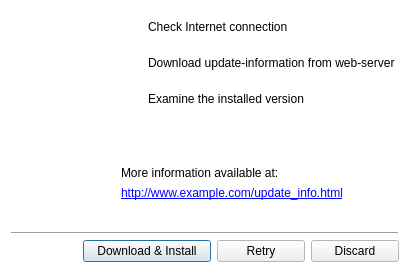
<?xml version="1.0" encoding="UTF-8"?>
<ui version="4.0">
 <class>UpdaterDialog</class>
 <widget class="QDialog" name="UpdaterDialog">
  <property name="windowModality">
   <enum>Qt::ApplicationModal</enum>
  </property>
  <property name="geometry">
   <rect>
    <x>0</x>
    <y>0</y>
    <width>410</width>
    <height>273</height>
   </rect>
  </property>
  <property name="palette">
   <palette>
    <active>
     <colorrole role="Base">
      <brush brushstyle="SolidPattern">
       <color alpha="255">
        <red>255</red>
        <green>255</green>
        <blue>255</blue>
       </color>
      </brush>
     </colorrole>
     <colorrole role="Window">
      <brush brushstyle="SolidPattern">
       <color alpha="255">
        <red>255</red>
        <green>255</green>
        <blue>255</blue>
       </color>
      </brush>
     </colorrole>
    </active>
    <inactive>
     <colorrole role="Base">
      <brush brushstyle="SolidPattern">
       <color alpha="255">
        <red>255</red>
        <green>255</green>
        <blue>255</blue>
       </color>
      </brush>
     </colorrole>
     <colorrole role="Window">
      <brush brushstyle="SolidPattern">
       <color alpha="255">
        <red>255</red>
        <green>255</green>
        <blue>255</blue>
       </color>
      </brush>
     </colorrole>
    </inactive>
    <disabled>
     <colorrole role="Base">
      <brush brushstyle="SolidPattern">
       <color alpha="255">
        <red>255</red>
        <green>255</green>
        <blue>255</blue>
       </color>
      </brush>
     </colorrole>
     <colorrole role="Window">
      <brush brushstyle="SolidPattern">
       <color alpha="255">
        <red>255</red>
        <green>255</green>
        <blue>255</blue>
       </color>
      </brush>
     </colorrole>
    </disabled>
   </palette>
  </property>
  <property name="windowTitle">
   <string>Web-Update</string>
  </property>
  <property name="windowIcon">
   <iconset resource="../res/resources.qrc">
    <normaloff>:/buttons/update.png</normaloff>:/buttons/update.png</iconset>
  </property>
  <property name="modal">
   <bool>true</bool>
  </property>
  <layout class="QHBoxLayout" name="horizontalLayout_2">
   <item>
    <layout class="QVBoxLayout" name="verticalLayout_3">
     <item>
      <layout class="QHBoxLayout" name="horizontalLayout">
       <item>
        <layout class="QVBoxLayout" name="verticalLayout">
         <item>
          <widget class="QLabel" name="logo">
           <property name="minimumSize">
            <size>
             <width>72</width>
             <height>72</height>
            </size>
           </property>
           <property name="maximumSize">
            <size>
             <width>72</width>
             <height>72</height>
            </size>
           </property>
           <property name="text">
            <string/>
           </property>
           <property name="pixmap">
            <pixmap resource="../res/resources.qrc">:/images/update.png</pixmap>
           </property>
           <property name="scaledContents">
            <bool>true</bool>
           </property>
          </widget>
         </item>
         <item>
          <spacer name="verticalSpacer">
           <property name="orientation">
            <enum>Qt::Vertical</enum>
           </property>
           <property name="sizeHint" stdset="0">
            <size>
             <width>0</width>
             <height>0</height>
            </size>
           </property>
          </spacer>
         </item>
        </layout>
       </item>
       <item>
        <spacer name="horizontalSpacer">
         <property name="orientation">
          <enum>Qt::Horizontal</enum>
         </property>
         <property name="sizeType">
          <enum>QSizePolicy::Fixed</enum>
         </property>
         <property name="sizeHint" stdset="0">
          <size>
           <width>32</width>
           <height>20</height>
          </size>
         </property>
        </spacer>
       </item>
       <item>
        <layout class="QVBoxLayout" name="verticalLayout_2">
         <item>
          <spacer name="verticalSpacer_3">
           <property name="orientation">
            <enum>Qt::Vertical</enum>
           </property>
           <property name="sizeType">
            <enum>QSizePolicy::Fixed</enum>
           </property>
           <property name="sizeHint" stdset="0">
            <size>
             <width>20</width>
             <height>6</height>
            </size>
           </property>
          </spacer>
         </item>
         <item>
          <layout class="QHBoxLayout" name="horizontalLayout_3">
           <item>
            <widget class="QLabel" name="icon_phase1">
             <property name="minimumSize">
              <size>
               <width>16</width>
               <height>16</height>
              </size>
             </property>
             <property name="maximumSize">
              <size>
               <width>16</width>
               <height>16</height>
              </size>
             </property>
             <property name="text">
              <string/>
             </property>
             <property name="pixmap">
              <pixmap resource="../res/resources.qrc">:/buttons/clock.png</pixmap>
             </property>
            </widget>
           </item>
           <item>
            <spacer name="horizontalSpacer_3">
             <property name="orientation">
              <enum>Qt::Horizontal</enum>
             </property>
             <property name="sizeType">
              <enum>QSizePolicy::Fixed</enum>
             </property>
             <property name="sizeHint" stdset="0">
              <size>
               <width>5</width>
               <height>20</height>
              </size>
             </property>
            </spacer>
           </item>
           <item>
            <widget class="QLabel" name="label_phase1">
             <property name="sizePolicy">
              <sizepolicy hsizetype="Expanding" vsizetype="Preferred">
               <horstretch>0</horstretch>
               <verstretch>0</verstretch>
              </sizepolicy>
             </property>
             <property name="text">
              <string>Check Internet connection</string>
             </property>
            </widget>
           </item>
          </layout>
         </item>
         <item>
          <spacer name="verticalSpacer_4">
           <property name="orientation">
            <enum>Qt::Vertical</enum>
           </property>
           <property name="sizeType">
            <enum>QSizePolicy::Fixed</enum>
           </property>
           <property name="sizeHint" stdset="0">
            <size>
             <width>20</width>
             <height>10</height>
            </size>
           </property>
          </spacer>
         </item>
         <item>
          <layout class="QHBoxLayout" name="horizontalLayout_4">
           <item>
            <widget class="QLabel" name="icon_phase2">
             <property name="minimumSize">
              <size>
               <width>16</width>
               <height>16</height>
              </size>
             </property>
             <property name="maximumSize">
              <size>
               <width>16</width>
               <height>16</height>
              </size>
             </property>
             <property name="text">
              <string/>
             </property>
             <property name="pixmap">
              <pixmap resource="../res/resources.qrc">:/buttons/clock.png</pixmap>
             </property>
            </widget>
           </item>
           <item>
            <spacer name="horizontalSpacer_4">
             <property name="orientation">
              <enum>Qt::Horizontal</enum>
             </property>
             <property name="sizeType">
              <enum>QSizePolicy::Fixed</enum>
             </property>
             <property name="sizeHint" stdset="0">
              <size>
               <width>5</width>
               <height>20</height>
              </size>
             </property>
            </spacer>
           </item>
           <item>
            <widget class="QLabel" name="label_phase2">
             <property name="sizePolicy">
              <sizepolicy hsizetype="Expanding" vsizetype="Preferred">
               <horstretch>0</horstretch>
               <verstretch>0</verstretch>
              </sizepolicy>
             </property>
             <property name="text">
              <string>Download update-information from web-server</string>
             </property>
            </widget>
           </item>
          </layout>
         </item>
         <item>
          <spacer name="verticalSpacer_5">
           <property name="orientation">
            <enum>Qt::Vertical</enum>
           </property>
           <property name="sizeType">
            <enum>QSizePolicy::Fixed</enum>
           </property>
           <property name="sizeHint" stdset="0">
            <size>
             <width>20</width>
             <height>10</height>
            </size>
           </property>
          </spacer>
         </item>
         <item>
          <layout class="QHBoxLayout" name="horizontalLayout_5">
           <item>
            <widget class="QLabel" name="icon_phase3">
             <property name="minimumSize">
              <size>
               <width>16</width>
               <height>16</height>
              </size>
             </property>
             <property name="maximumSize">
              <size>
               <width>16</width>
               <height>16</height>
              </size>
             </property>
             <property name="text">
              <string/>
             </property>
             <property name="pixmap">
              <pixmap resource="../res/resources.qrc">:/buttons/clock.png</pixmap>
             </property>
            </widget>
           </item>
           <item>
            <spacer name="horizontalSpacer_5">
             <property name="orientation">
              <enum>Qt::Horizontal</enum>
             </property>
             <property name="sizeType">
              <enum>QSizePolicy::Fixed</enum>
             </property>
             <property name="sizeHint" stdset="0">
              <size>
               <width>5</width>
               <height>20</height>
              </size>
             </property>
            </spacer>
           </item>
           <item>
            <widget class="QLabel" name="label_phase3">
             <property name="sizePolicy">
              <sizepolicy hsizetype="Expanding" vsizetype="Preferred">
               <horstretch>0</horstretch>
               <verstretch>0</verstretch>
              </sizepolicy>
             </property>
             <property name="text">
              <string>Examine the installed version</string>
             </property>
            </widget>
           </item>
          </layout>
         </item>
         <item>
          <spacer name="verticalSpacer_7">
           <property name="orientation">
            <enum>Qt::Vertical</enum>
           </property>
           <property name="sizeType">
            <enum>QSizePolicy::Fixed</enum>
           </property>
           <property name="sizeHint" stdset="0">
            <size>
             <width>20</width>
             <height>6</height>
            </size>
           </property>
          </spacer>
         </item>
         <item>
          <spacer name="verticalSpacer_6">
           <property name="orientation">
            <enum>Qt::Vertical</enum>
           </property>
           <property name="sizeHint" stdset="0">
            <size>
             <width>20</width>
             <height>40</height>
            </size>
           </property>
          </spacer>
         </item>
         <item>
          <layout class="QHBoxLayout" name="horizontalLayout_7">
           <item>
            <spacer name="horizontalSpacer_6">
             <property name="orientation">
              <enum>Qt::Horizontal</enum>
             </property>
             <property name="sizeHint" stdset="0">
              <size>
               <width>40</width>
               <height>0</height>
              </size>
             </property>
            </spacer>
           </item>
           <item>
            <widget class="QLabel" name="labelLoadingLeft">
             <property name="text">
              <string/>
             </property>
             <property name="pixmap">
              <pixmap resource="../res/resources.qrc">:/buttons/transmit.png</pixmap>
             </property>
            </widget>
           </item>
           <item>
            <widget class="QLabel" name="labelLoadingCenter">
             <property name="text">
              <string/>
             </property>
             <property name="pixmap">
              <pixmap resource="../res/resources.qrc">:/images/loading.gif</pixmap>
             </property>
            </widget>
           </item>
           <item>
            <widget class="QLabel" name="labelLoadingRight">
             <property name="text">
              <string/>
             </property>
             <property name="pixmap">
              <pixmap resource="../res/resources.qrc">:/buttons/computer.png</pixmap>
             </property>
            </widget>
           </item>
           <item>
            <spacer name="horizontalSpacer_7">
             <property name="orientation">
              <enum>Qt::Horizontal</enum>
             </property>
             <property name="sizeHint" stdset="0">
              <size>
               <width>40</width>
               <height>0</height>
              </size>
             </property>
            </spacer>
           </item>
          </layout>
         </item>
         <item>
          <widget class="QLabel" name="labelInfo">
           <property name="text">
            <string>More information available at:</string>
           </property>
          </widget>
         </item>
         <item>
          <widget class="QLabel" name="labelUrl">
           <property name="palette">
            <palette>
             <active>
              <colorrole role="WindowText">
               <brush brushstyle="SolidPattern">
                <color alpha="255">
                 <red>0</red>
                 <green>0</green>
                 <blue>255</blue>
                </color>
               </brush>
              </colorrole>
             </active>
             <inactive>
              <colorrole role="WindowText">
               <brush brushstyle="SolidPattern">
                <color alpha="255">
                 <red>0</red>
                 <green>0</green>
                 <blue>255</blue>
                </color>
               </brush>
              </colorrole>
             </inactive>
             <disabled>
              <colorrole role="WindowText">
               <brush brushstyle="SolidPattern">
                <color alpha="255">
                 <red>120</red>
                 <green>120</green>
                 <blue>120</blue>
                </color>
               </brush>
              </colorrole>
             </disabled>
            </palette>
           </property>
           <property name="font">
            <font>
             <underline>true</underline>
            </font>
           </property>
           <property name="cursor">
            <cursorShape>PointingHandCursor</cursorShape>
           </property>
           <property name="text">
            <string>http://www.example.com/update_info.html</string>
           </property>
           <property name="textInteractionFlags">
            <set>Qt::LinksAccessibleByMouse</set>
           </property>
          </widget>
         </item>
         <item>
          <spacer name="verticalSpacer_2">
           <property name="orientation">
            <enum>Qt::Vertical</enum>
           </property>
           <property name="sizeType">
            <enum>QSizePolicy::Expanding</enum>
           </property>
           <property name="sizeHint" stdset="0">
            <size>
             <width>20</width>
             <height>40</height>
            </size>
           </property>
          </spacer>
         </item>
        </layout>
       </item>
      </layout>
     </item>
     <item>
      <widget class="QFrame" name="frame">
       <property name="frameShape">
        <enum>QFrame::HLine</enum>
       </property>
       <property name="frameShadow">
        <enum>QFrame::Raised</enum>
       </property>
      </widget>
     </item>
     <item>
      <layout class="QHBoxLayout" name="horizontalLayout_6">
       <item>
        <spacer name="horizontalSpacer_2">
         <property name="orientation">
          <enum>Qt::Horizontal</enum>
         </property>
         <property name="sizeHint" stdset="0">
          <size>
           <width>40</width>
           <height>20</height>
          </size>
         </property>
        </spacer>
       </item>
       <item>
        <widget class="QPushButton" name="buttonDownload">
         <property name="minimumSize">
          <size>
           <width>128</width>
           <height>0</height>
          </size>
         </property>
         <property name="text">
          <string>Download &amp;&amp; Install</string>
         </property>
         <property name="icon">
          <iconset resource="../res/resources.qrc">
           <normaloff>:/buttons/shield_admin.png</normaloff>:/buttons/shield_admin.png</iconset>
         </property>
        </widget>
       </item>
       <item>
        <widget class="QPushButton" name="buttonRetry">
         <property name="minimumSize">
          <size>
           <width>88</width>
           <height>0</height>
          </size>
         </property>
         <property name="text">
          <string>Retry</string>
         </property>
         <property name="icon">
          <iconset resource="../res/resources.qrc">
           <normaloff>:/buttons/restart.png</normaloff>:/buttons/restart.png</iconset>
         </property>
        </widget>
       </item>
       <item>
        <widget class="QPushButton" name="buttonCancel">
         <property name="minimumSize">
          <size>
           <width>88</width>
           <height>0</height>
          </size>
         </property>
         <property name="text">
          <string>Discard</string>
         </property>
         <property name="icon">
          <iconset resource="../res/resources.qrc">
           <normaloff>:/buttons/cross.png</normaloff>:/buttons/cross.png</iconset>
         </property>
        </widget>
       </item>
      </layout>
     </item>
    </layout>
   </item>
  </layout>
 </widget>
 <resources>
  <include location="../res/resources.qrc"/>
 </resources>
 <connections/>
</ui>
